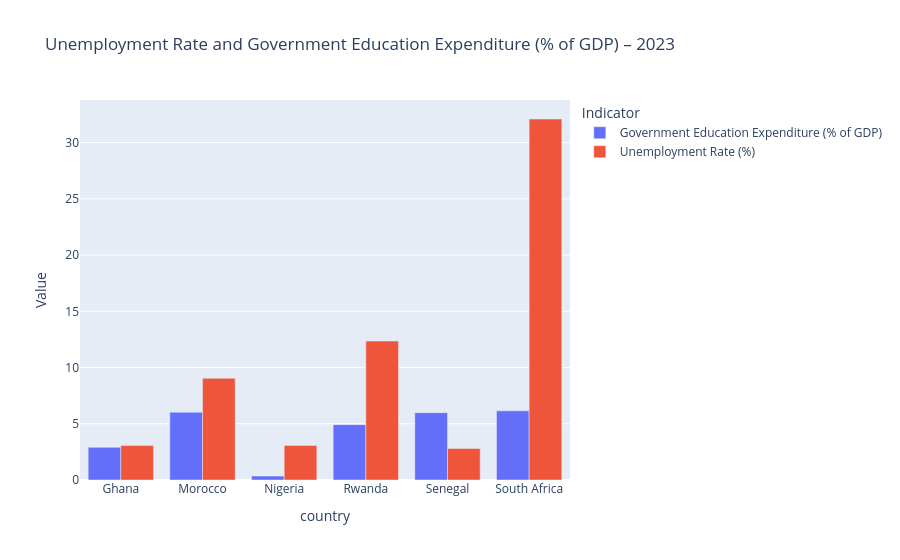

The code cell stored with this chart in its notebook:
### Code cell
# Melt the DataFrame to long format
df_bar2 = df_imputed.melt(
    id_vars=['year', 'country'],
    value_vars=['Government Education Expenditure (% of GDP)', 'Unemployment Rate (%)'],
    var_name='Indicator',
    value_name='Value'
)

# Filter for the year 2023
df_plot = df_bar2[df_bar2['year'] == 2023]

# Create grouped bar chart
fig = px.bar(
    df_plot,
    x='country',
    y='Value',
    color='Indicator',
    barmode='group',
    title='Unemployment Rate and Government Education Expenditure (% of GDP) – 2023'
)

fig.show()

### Figure 1 — Plotly figure (JSON) as saved in the notebook; plotly's stock layout.template omitted (floating-point values rounded to 4 significant figures)
{"data": [{"alignmentgroup": "True", "hovertemplate": "Indicator=Government Education Expenditure (% of GDP)<br>country=%{x}<br>Value=%{y}<extra></extra>", "legendgroup": "Government Education Expenditure (% of GDP)", "marker": {"color": "#636efa", "pattern": {"shape": ""}}, "name": "Government Education Expenditure (% of GDP)", "offsetgroup": "Government Education Expenditure (% of GDP)", "orientation": "v", "showlegend": true, "textposition": "auto", "type": "bar", "x": ["Ghana", "Morocco", "Nigeria", "Rwanda", "Senegal", "South Africa"], "xaxis": "x", "y": [2.905, 6.021, 0.3485, 4.92, 5.988, 6.148], "yaxis": "y"}, {"alignmentgroup": "True", "hovertemplate": "Indicator=Unemployment Rate (%)<br>country=%{x}<br>Value=%{y}<extra></extra>", "legendgroup": "Unemployment Rate (%)", "marker": {"color": "#EF553B", "pattern": {"shape": ""}}, "name": "Unemployment Rate (%)", "offsetgroup": "Unemployment Rate (%)", "orientation": "v", "showlegend": true, "textposition": "auto", "type": "bar", "x": ["Ghana", "Morocco", "Nigeria", "Rwanda", "Senegal", "South Africa"], "xaxis": "x", "y": [3.063, 9.044, 3.074, 12.35, 2.8, 32.1], "yaxis": "y"}], "layout": {"barmode": "group", "legend": {"title": {"text": "Indicator"}, "tracegroupgap": 0}, "title": {"text": "Unemployment Rate and Government Education Expenditure (% of GDP) – 2023"}, "xaxis": {"anchor": "y", "domain": [0, 1], "title": {"text": "country"}}, "yaxis": {"anchor": "x", "domain": [0, 1], "title": {"text": "Value"}}}}
